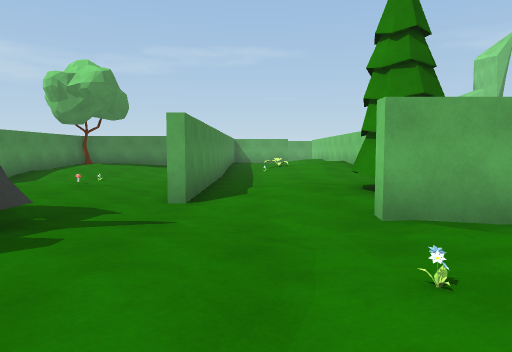
View 1 (above)

24 first-person views from a walk through a scene from a Unity 3-D project. The camera is 1.3 m above the floor, tilts 4° down and sees 70° across. The floor is counted in squares, 2 m on a side. Each view is taken from the middle of a square. On the plan, view 1 faces up. The plan holds only what a view shows up to about 11 squares ahead; the rest is blank. The place goes on beyond the plan. The player is left out.

View 2
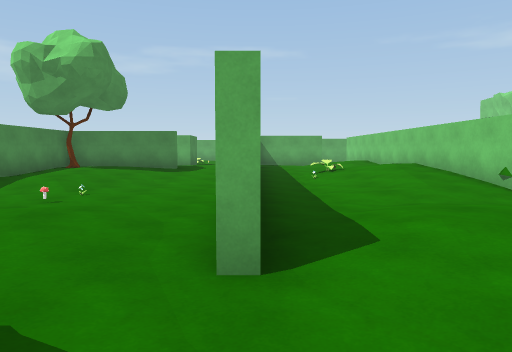

View 3
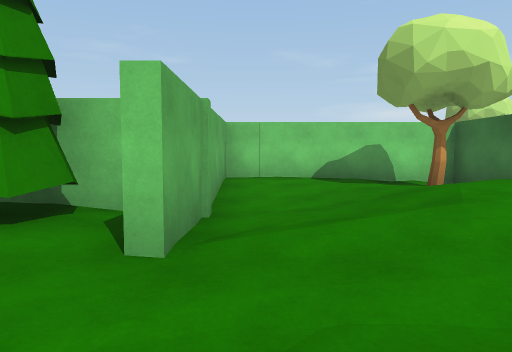

View 4
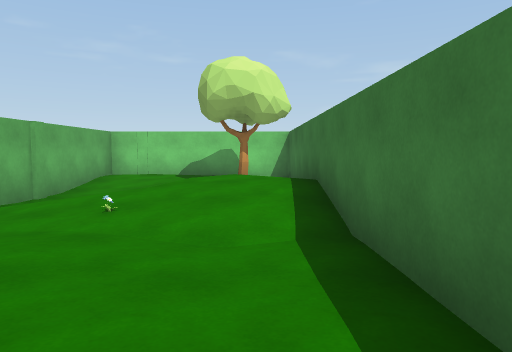

View 5
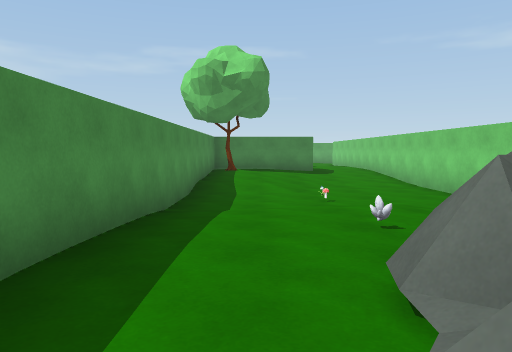

View 6
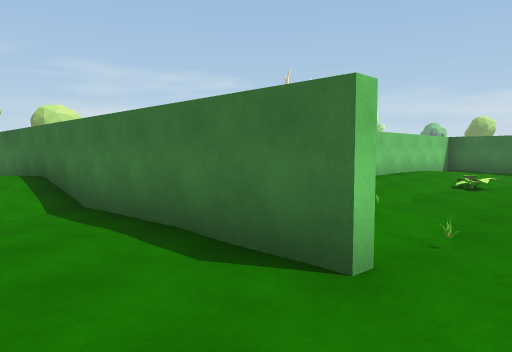

View 7
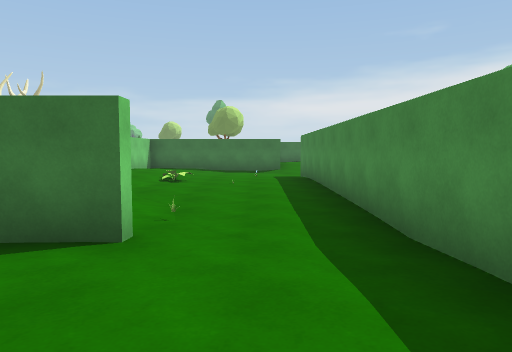

View 8
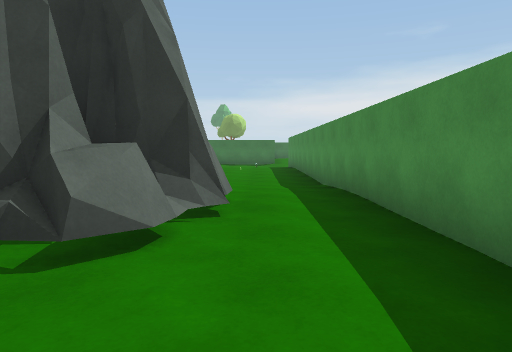

View 9
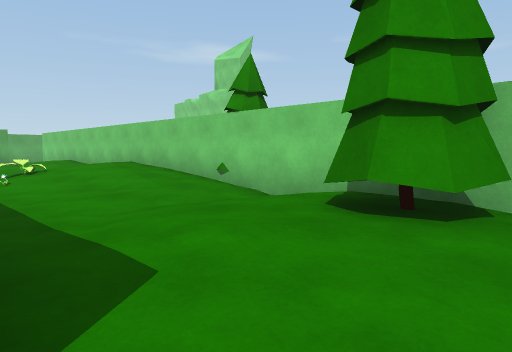

View 10
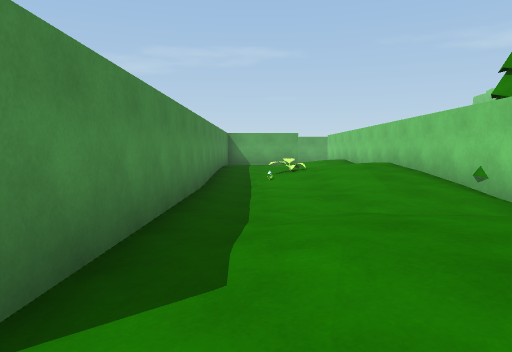

View 11
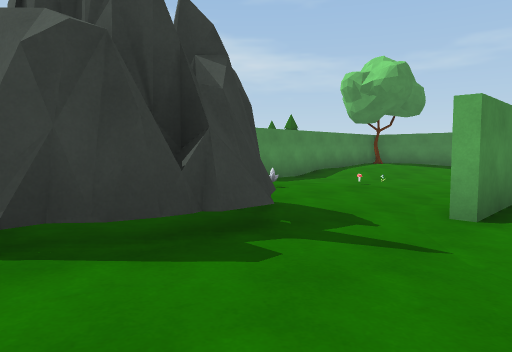

View 12
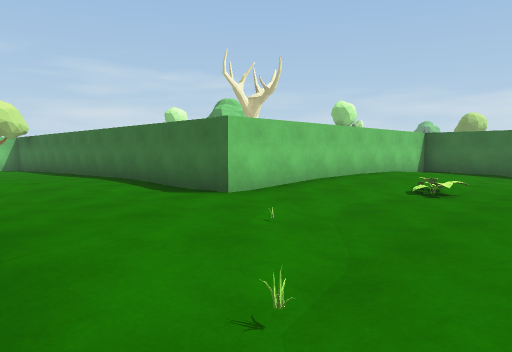

View 13
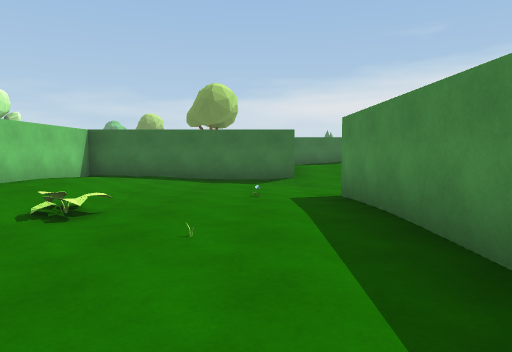

View 14
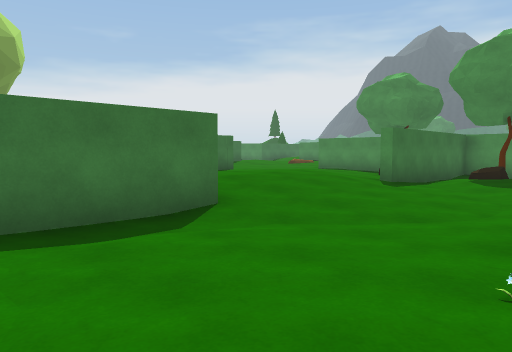

View 15
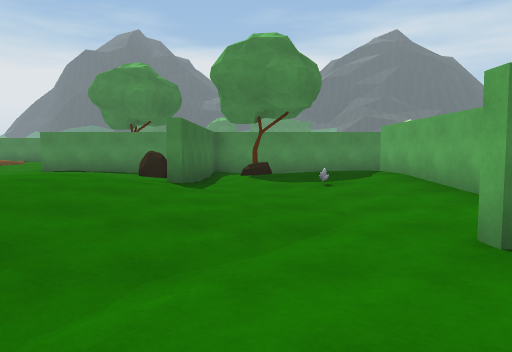

View 16
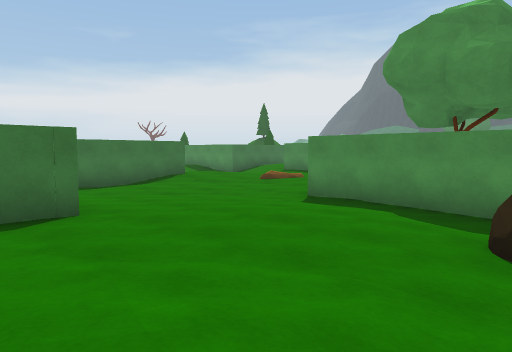

View 17
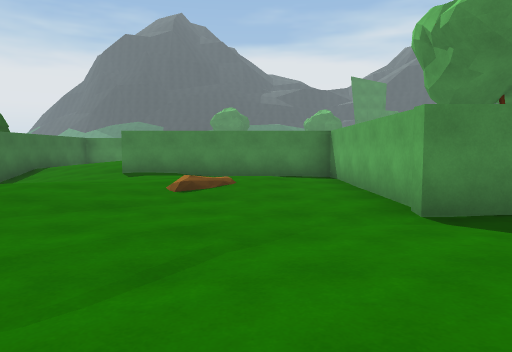

View 18
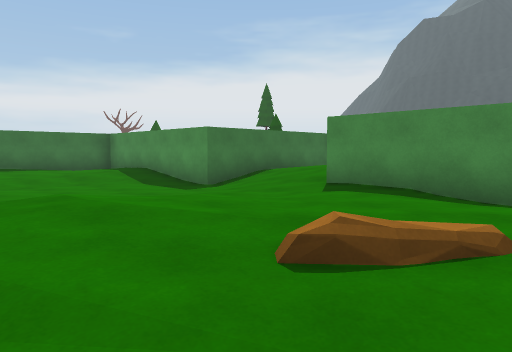

View 19
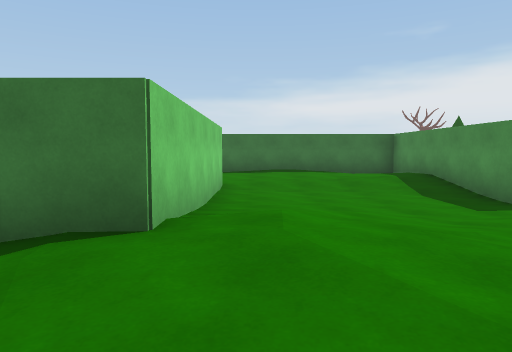

View 20
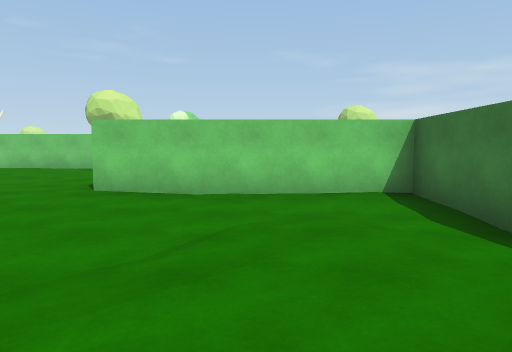

View 21
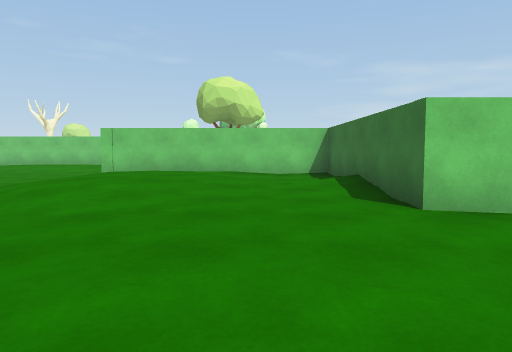

View 22
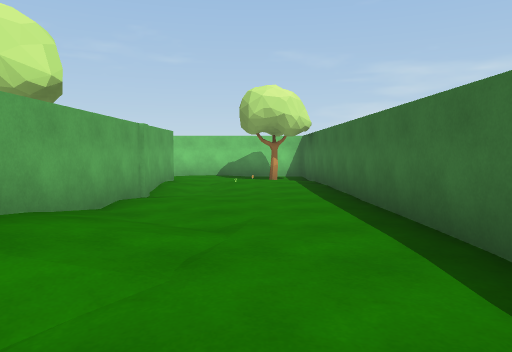

View 23
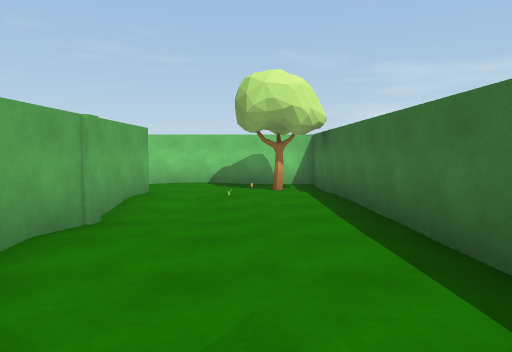

View 24
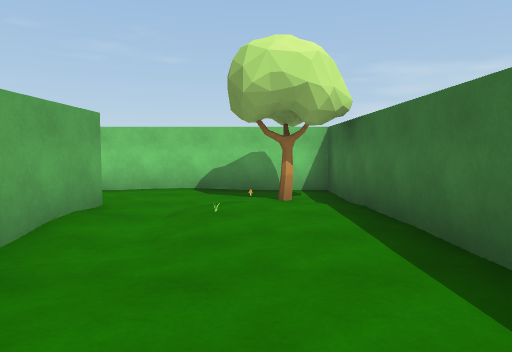

### Floor plan
Key: @ floor where view 1 was taken; # wall or solid block; . main floor; : floor 0.25 m higher than the main floor; - floor 0.25 m lower than the main floor; + floor 0.5 m higher than the main floor; * floor 0.75 m higher than the main floor; / step, stairs or slope; T tree; F flower; B bush; R rock; O other object.
Columns run from 21 left of view 1 to 11 right of it. Each row starts with its distance up from view 1.
 15                     #::+#
 14                     #::+#
 13                ###:.#.:+#
 12                T::..#.B+#
 11                #:...#O:*#
 10                #:.--#.:+#
  9                #-O--#-.:#T
  8                #-O--#-..#
  7                #...-#...#
  6                #...-#.:T#
  5                #.O..-..T#
  4                #:OO.--.#####
  3                #:OOO.-..-..#
  2                #:##O..F:..:#
  1                #:/O...:++::#
  0                #::...@+++:T#    #
 -1                #..############..#
 -2                #.O:::..::...-..O#
 -3                #..O::::::....O.T#
 -4                #...::############
 -5                #...:##
 -6       #        #O.B:#
 -7       #  ####: #../:#
 -8       #  :::...#O.::#
 -9       #  :::.......:#
-10       # TO:....-...:#
-11       #####:::..-..:#
-12       # R.::++:######
-13       #..::++++#
-14       #.:::++++#
-15       #.:::::::#
-16  ######.:::::::#
-17  #:::....::#####
-18  #:::......#
-19  #::+......#
-20  #:::::....#
-21  #:::+:#####
-22 +:..:+##
-23 +:....#
-24 ##--..#
-25  #---.#
-26  #.--.#
-27  #:::.:
-28  #:::::
-29  ######

Positions as (right, up) in squares from view 1, and headings:
1: (0, 0), facing up
2: (-1, 3), facing up
3: (-1, 3), facing right
4: (-3, 0), facing right
5: (-5, 2), facing up
6: (-5, 1), facing down-right
7: (-5, 2), facing down
8: (-5, 6), facing down
9: (-1, 4), facing up-right
10: (0, 4), facing up
11: (0, 1), facing up-left
12: (-5, -1), facing down-right
13: (-5, -3), facing down
14: (-3, -8), facing down-left
15: (-4, -10), facing left
16: (-9, -12), facing down-left
17: (-11, -18), facing left
18: (-15, -18), facing down-left
19: (-16, -19), facing down
20: (-16, -19), facing right
21: (-14, -15), facing right
22: (0, -3), facing right
23: (2, -3), facing right
24: (4, -3), facing right
